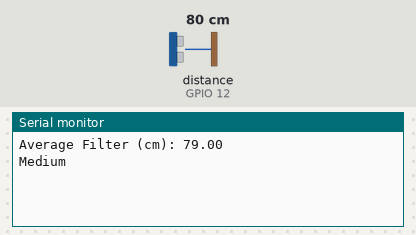
A program run on a simulated ESP32. Parts: the last lines printed to the serial monitor. Wiring (inferred from the names in the program): ultrasonic range finder: trigger GPIO 25; echo GPIO 12. The inputs (shaded band) are chosen by the test bench; at power-on: distance to the obstacle (sensor on GPIO 12) 80 cm. The echo pulse lasts 58.3 µs per cm.

Above: at 1.2 s.
1.3 s: distance to the obstacle (sensor on GPIO 12) set to 53 cm
At 2.4 s:
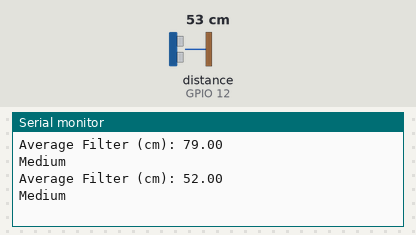
2.8 s: distance to the obstacle (sensor on GPIO 12) set to 45 cm
At 4.5 s:
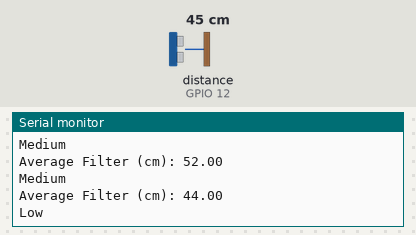
Timing chart, 0 to 6.0 s (numbered marks = the images above; inputs shaded):
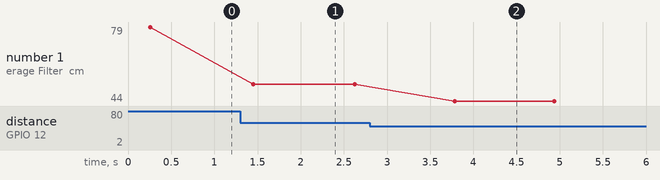

Measured:
- the behaviour switches between 51 and 50 cm on distance to the obstacle (sensor on GPIO 12) (found by bisection; images 1 and 2)
- after the input at 1.3 s, the serial monitor: prints a new line after 0.15 s (image 1)
- after the input at 2.8 s, the serial monitor: prints a new line after 0.98 s (image 2)
- plotted number 1: 79 → 52 after the input at 1.3 s, 52 → 44 after the input at 2.8 s

The program:

main.cpp
```cpp
#include <Arduino.h>
#include <array>
#include <algorithm>
#include <numeric>
#include <vector>


namespace {
    // Ultrasonic sensor pin configuration
    constexpr int TRIG_PIN = 25;
    constexpr int ECHO_PIN = 12;

    // Speed of sound in cm/microseconds
    constexpr float SPEED_OF_SOUND = 0.034f;

     // Filter window sizes
    constexpr size_t MEDIAN_WINDOW_SIZE = 10;
    constexpr size_t MEDIAN_AVERAGE_SIZE = 5;

    // Function that reads sensor data and computes distance
    float readDistance(int trig_pin, int echo_pin) {
        digitalWrite(trig_pin, LOW);
        delayMicroseconds(2);
        digitalWrite(trig_pin, HIGH);
        delayMicroseconds(10);
        digitalWrite(trig_pin, LOW);

        const unsigned long duration  = pulseIn(echo_pin, HIGH);
        return SPEED_OF_SOUND * (duration / 2);
    }

    // Compute median from window of raw inputs
    template <size_t N>
    float computeMedianFilter(const std::array<float, N>& values){ // copying by reference (modifies original array)
        const float sum = std::accumulate(values.begin(), values.end(), 0.0f);
        return sum / N;
    }

    // Compute smoothing average from window of median values
    template <size_t N>
    float computeAverageFilter(std::array<float, N> values){ // copying by value (creates copy of array)
        std::sort(values.begin(), values.end());
        if (N % 2 == 0) {
            return (values[N / 2] + values[N / 2 + 1]) / 2.0f;
        } else {
            return values[N / 2];
        }
    }

    String classifyDistance(unsigned long distance){
        if (distance < 50) {
            return "Low";
        } else if (distance < 120) {
            return "Medium";
        } else if (distance >= 120) {
            return "High";
        }
    }
}

void setup() {
    Serial.begin(115200); // Starts the serial communication at 115200 bits per second
    pinMode(TRIG_PIN, OUTPUT);
    pinMode(ECHO_PIN, INPUT);
}

void loop() {
    std::vector<float> filteredReadings;

    //float averageWindow[MEDIAN_AVERAGE_SIZE];
    std::array<float, MEDIAN_AVERAGE_SIZE> averageWindow{};
    for (size_t i=0; i<MEDIAN_AVERAGE_SIZE; i++){

        //float medianWindow[MEDIAN_WINDOW_SIZE];
        std::array<float, MEDIAN_WINDOW_SIZE> medianWindow{}; // resolved: no instance of function template "<unnamed>::computeMedianFilter" matches the argument listC/C++(304) test.cpp(66, 29): argument types are: (float [10])
        for (size_t j=0; j<MEDIAN_WINDOW_SIZE; j++){
            const unsigned long distanceCm = readDistance(TRIG_PIN, ECHO_PIN);
            medianWindow[j] = distanceCm;
            // Serial.print(F("Distance (cm): "));
            // Serial.println(distanceCm);
        }

        float medianValue = computeMedianFilter(medianWindow);
        averageWindow[i] = medianValue;
    }
    float averageValue = computeAverageFilter(averageWindow);
    filteredReadings.push_back(averageValue);

    Serial.print(F("Average Filter (cm): "));
    Serial.println(averageValue);

    String distanceClassfication = classifyDistance(averageValue);
    Serial.println(distanceClassfication);

    delay(1000);
}
```
